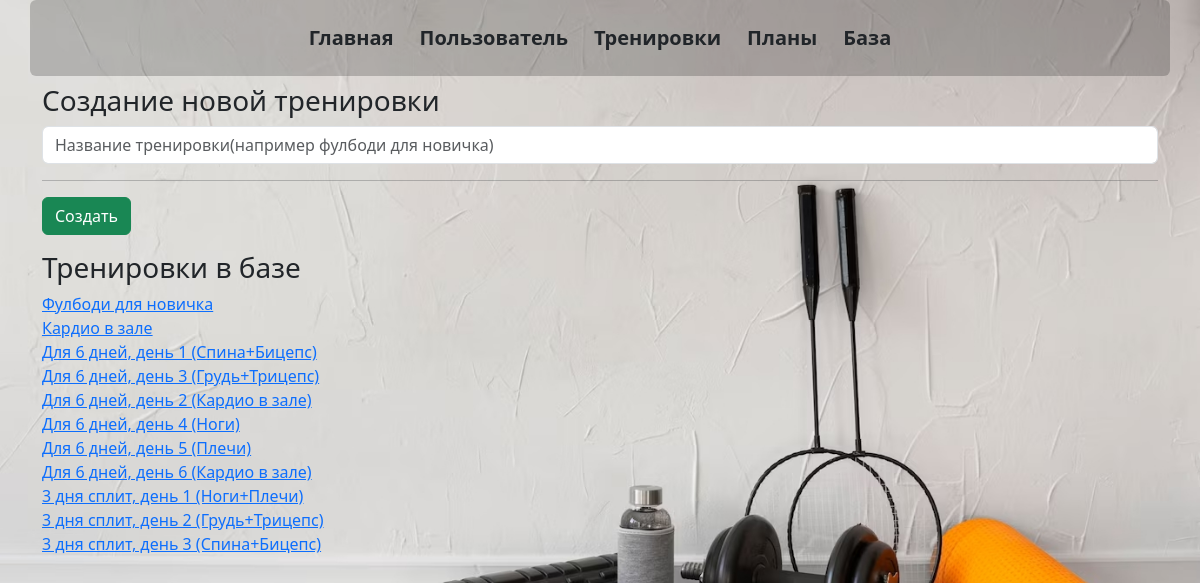
Page /new_train on the committed database.
### _models.py (models this page shows, shortened)
class Training(db.Model):
    __tablename__ = 'trainings'
    training_id = db.Column(db.Integer, primary_key=True)
    name = db.Column(db.String(50), nullable=False)
    exercises = relationship('Exercise', secondary='training_exercises', overlaps="trainings")
    user_trainings = relationship('UserTraining', back_populates='training')
    plans = relationship('Plan', secondary='plan_trainings', back_populates='trainings')

### main.py (the view, shortened to what this page needs)
@app.route("/new_train", methods=['POST', 'GET'])
def new_train():
    trains_list = Training.query.all()
    return render_template('new_train.html', trains_list=trains_list)

### templates/new_train.html (shortened to what this page needs)
{% extends 'base.html' %}
{% block body %}
<h3>Создание новой тренировки</h3>
                <form method="post">
                    <input type="text" name="train_name" id="train_name" class="form-control mb-2" required value="{{train_name}}" placeholder="Название тренировки(например фулбоди для новичка)">
                    <hr>
                    <input type="submit" class="btn btn-success" value="Создать">
                </form>
<div class="row mb-3 mt-3">
    <h3>Тренировки в базе</h3>
    {% for train in trains_list %}
    <div class="col-6">
        <a href="/edit_train/{{train.training_id}}">{{train.name}}</a>
    </div>
    <div class="col-6">
    </div>
    {% endfor %}
</div>
{% endblock %}

### static/css/main.css (style rules this page uses)
body { background-image: url('../imgs/background.jpg'); background-size: cover; background-repeat: no-repeat; background-attachment: fixed; }

### rows in the picture
Training: name "Фулбоди для новичка"
Training: name "Кардио в зале"
Training: name "Для 6 дней, день 1 (Спина+Бицепс)"
Training: name "Для 6 дней, день 3 (Грудь+Трицепс)"
Training: name "Для 6 дней, день 2 (Кардио в зале)"
Training: name "Для 6 дней, день 4 (Ноги)"
Training: name "Для 6 дней, день 5 (Плечи)"
Training: name "Для 6 дней, день 6 (Кардио в зале)"
Training: name "3 дня сплит, день 1 (Ноги+Плечи)"
Training: name "3 дня сплит, день 2 (Грудь+Трицепс)"
Training: name "3 дня сплит, день 3 (Спина+Бицепс)"
